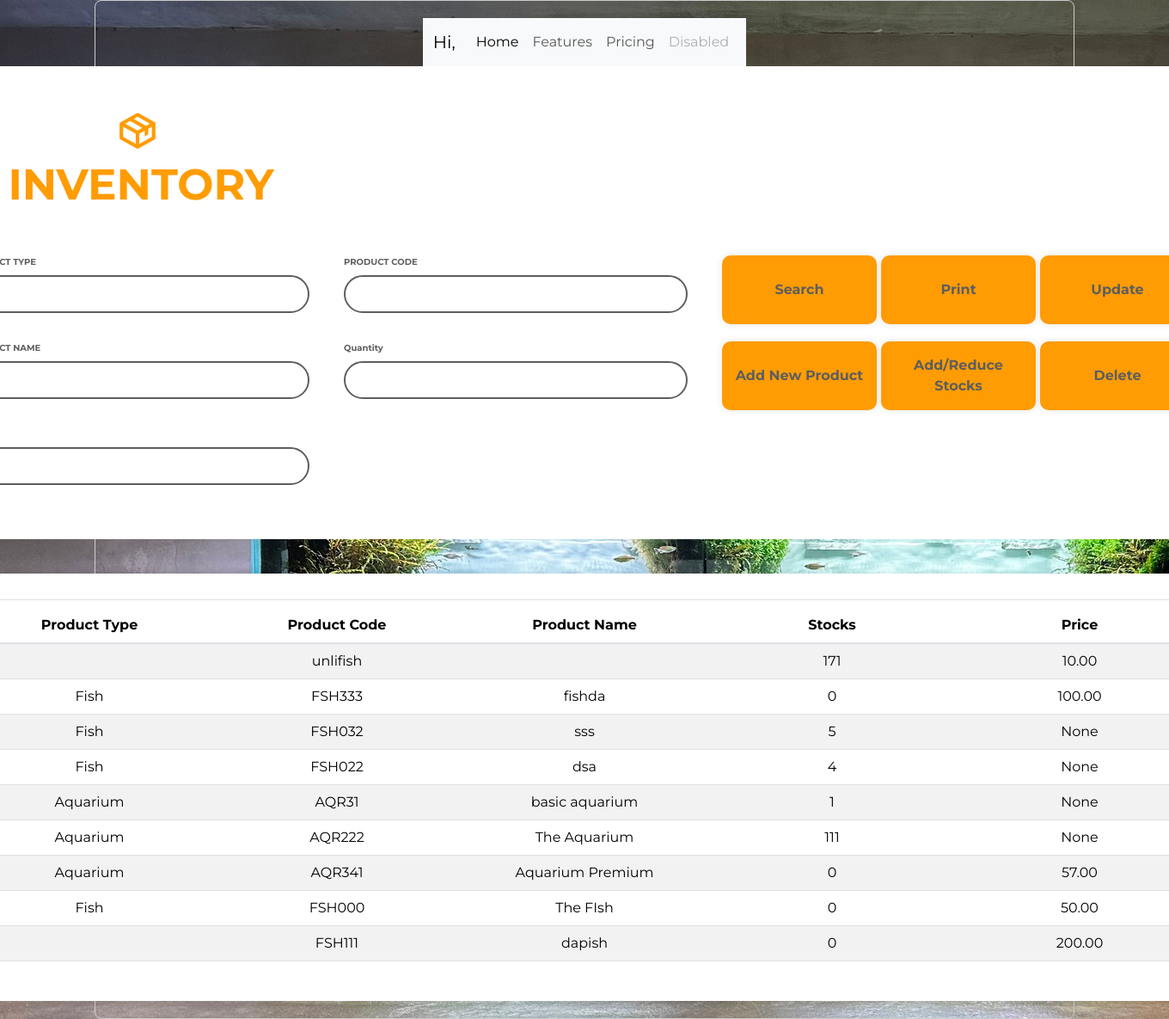
Page /inventory (signed in) on the committed database.
### website/models.py (models this page shows, shortened)
class prodInventory(db.Model):
    ptype = db.Column(db.String(50), nullable=False)
    pcode = db.Column(db.String(50), primary_key=True, nullable=False)
    pname = db.Column(db.String(50), unique=True, nullable=False)
    pstock = db.Column(db.Integer, default=0, nullable=False)
    ptimelog = db.Column(db.DateTime, default=datetime.utcnow, nullable=False)
    puserlog = db.Column(db.String(50), nullable=False)
    pprice = db.Column(db.Numeric(10, 2), default=0)

### website/inventory.py (the view, shortened to what this page needs)
@inventory.route('/inventory', methods=['GET', 'POST'])
@login_required
def add_or_update_product():
    products = prodInventory.query.all()
    return render_template("inventory.html", products=products)

### website/templates/inventory.html (shortened to what this page needs)
<!DOCTYPE html>
<html lang="en">
<head>
    <link rel="stylesheet" href="../static/inventory.css">
    <link href='https://unpkg.com/boxicons@2.1.4/css/boxicons.min.css' rel='stylesheet'>
    <link rel="stylesheet" href="https://stackpath.bootstrapcdn.com/bootstrap/4.4.1/css/bootstrap.min.css"
/>
</head>
<body>
<div class="container">
    {% include 'base.html'%}
    <form method="POST">
        <div class="wrapper">
            <div class="container mb-4" style="border: 0cm;">
                <i class='bx bx-package'></i>
                <a class="a1 ml-2">INVENTORY</a>
            </div>
            <div></div>
            <div></div>
            <div></div>
            <div></div>
            <div class="input-box">
                <label>PRODUCT TYPE</label>
                <input type="text" id="prodType" name="prodType" list="productTypeList"
                oninput="fetchProductNames()">
            </div>
            <div class="input-box">
                <label>PRODUCT CODE</label>
                <input type="text" id="prodCode" name="prodCode" oninput="fetchProductDetailsByCode(this.value)">
            </div>
            <div>
                <button type="btnSearch" class="btn btn-block btnSearch" onclick="searchProducts()">Search</button>
            </div>
            <div>
                <button type="btnPrint" class="btn btn-block btnPrint">Print</button>
            </div>
            <div>
                <button type="btnUpdate" class="btn btn-block btnUpdate" onclick="updateProduct()" oninput="fetchProductDetailsByCode()">Update</button>
            </div>
            <div class="input-box">
                <label>PRODUCT NAME</label>
                <input type="text" id="prodName" name="prodName" oninput="fetchProductDetails(this.value)" list="productNameList">
            </div>
            <div class="input-box">
                <label>Quantity</label>
                <input type="number" id="prodStock" name="prodStock">
            </div>
            <div>
                <button type="btnAddNew" class="btn btn-block btnAddNew">Add New Product</button>
            </div>
            <div>
                <button type="btnAddStock" class="btn btn-block btnAddStock" onclick="AddorReduceStocks()">Add/Reduce Stocks</button>
            </div>
            <div>
                <button type="btnDelete" class="btn btn-block btnDelete" onclick="deleteProduct()">Delete</button>
            </div>
            <div class="input-box">
                <label>Price</label>
                <input type="number" id="prodPrice" name="prodPrice">
            </div>
        </div>
    </form>
    <form method="GET">
        <div class="table-wrapper">
            <div class="table-responsive">
                <table class="table table-striped prodtable">
                    <thead>
                        <tr>
                            <th scope="col">Product Type</th>
                            <th scope="col">Product Code</th>
                            <th scope="col">Product Name</th>
                            <th scope="col">Stocks</th>
                            <th scope="col">Price</th>
                        </tr>
                    </thead>
                    <tbody>
                        {% for product in products %}
                        <tr>
                            <td>{{ product.ptype }}</td>
                            <td>{{ product.pcode }}</td>
                            <td>{{ product.pname }}</td>
                            <td>{{ product.pstock }}</td>
                            <td>{{ product.pprice }}</td>
                        </tr>
                        {% endfor %}
                    </tbody>
                </table>
            </div>
        </div>
    </form>
</div>
</body>
</html>

### website/templates/base.html (shortened to what this page needs)
<!DOCTYPE html>
<html>
    <head>
        <link
        rel="stylesheet"
        href="https://stackpath.bootstrapcdn.com/bootstrap/4.4.1/css/bootstrap.min.css"
    />
    <link
        rel="stylesheet"
        href="https://stackpath.bootstrapcdn.com/font-awesome/4.7.0/css/font-awesome.min.css"
    />
      <link href="https://cdn.jsdelivr.net/npm/bootstrap@5.3.3/dist/css/bootstrap.min.css" rel="stylesheet">
        </head>
    <body>
        <nav class="navbar navbar-expand-lg bg-body-tertiary">
          <div class="container-fluid">
            {% if current_user.is_authenticated %}
              <a class="navbar-brand" href="#">Hi, {{ current_user.username }}</a>
            {% else %}
              <a class="navbar-brand" href="#">Navbar</a>
            {% endif %}
            <div class="collapse navbar-collapse" id="navbarNav">
              <ul class="navbar-nav">
                <li class="nav-item">
                  <a class="nav-link active" aria-current="page" href="#">Home</a>
                </li>
                <li class="nav-item">
                  <a class="nav-link" href="#">Features</a>
                </li>
                <li class="nav-item">
                  <a class="nav-link" href="#">Pricing</a>
                </li>
                <li class="nav-item">
                  <a class="nav-link disabled" aria-disabled="true">Disabled</a>
                </li>
              </ul>
            </div>
          </div>
        </nav>
    </body>
</html>

### website/static/inventory.css (style rules this page uses)
body { font-family: 'Montserrat', sans-serif; }
.a1 { font-family: 'Montserrat', sans-serif; font-weight: 700; font-size: 50px; transform: translateY(0%) }
i.bx-package { right: 20px; top: 10%; transform: translateY(0%); font-size: 50px; cursor: pointer; color: #ff9c03; }
* { margin: 0; padding: 0; box-sizing: border-box; font-family: "Montserrat", sans-serif; }
body { display: flex; justify-content: center; align-items: center; min-height: 100vh; background: url("background1.jpg"); }
.container { display: flex; flex-direction: column; align-items: center; margin: 20px; }
.container { width: 100%; max-width: 800px; margin: 0 auto; padding: 20px; border: 1px solid #ccc; border-radius: 8px; }
.table { width: 100%; table-layout: fixed; }
.wrapper { display: grid; grid-template-columns: 400px 400px 145px 145px 145px; grid-template-rows: 150px 60px 60px 100px; gap: 40px; background: #FFFFFF; color: #ff9c03; border-radius: 10px; padding: 30px; width: 1500px; margin-bottom: 20px; }
.wrapper .btn { width: 180px; height: 80px; background: #ff9c03; border: none; outline: none; border-radius: 10px; box-shadow: 0 0 10px rgba(0, 0, 0, 0.1); cursor: pointer; font-size: 16px; color: #5e5e5e; font-weight: 700; margin-top: 0px; margin-bottom: 50px; }
.input-box { position: relative; width: 100%; height: 30px; }
.input-box label { display: block; font-size: 10px; margin-bottom: 8px; font-weight: 700; color: #5e5e5e; }
.input-box input { width: 100%; height: 100%; background: transparent; border: none; outline: none; border: 2px solid #5e5e5e; border-radius: 40px; font-size: 14px; color: #5e5e5e; padding: 20px; padding-right: 40px; }
.table-wrapper { grid-template-columns: 1fr; grid-template-rows: auto; width: 100%; width: 1500px; background: #FFFFFF; color: #333; border-radius: 10px; padding: 30px; box-shadow: 0 0 10px rgba(0, 0, 0, 0.1); margin-top: 20px; }
.prodtable { width: 1500px; }
.prodtable th, .prodtable td { text-align: center; color:#5e5e5e; }
.prodtable th { background-color: #f8f9fa; height: 50px; color:#ff9c03; }
.table-responsive { overflow-x: auto; }

### rows in the picture
prodInventory: pcode "unlifish", pstock "171", pprice "10.00"
prodInventory: ptype "Fish", pcode "FSH333", pname "fishda", pstock "0", pprice "100.00"
prodInventory: ptype "Fish", pcode "FSH032", pname "sss", pstock "5", pprice "None"
prodInventory: ptype "Fish", pcode "FSH022", pname "dsa", pstock "4", pprice "None"
prodInventory: ptype "Aquarium", pcode "AQR31", pname "basic aquarium", pstock "1", pprice "None"
prodInventory: ptype "Aquarium", pcode "AQR222", pname "The Aquarium", pstock "111", pprice "None"
prodInventory: ptype "Aquarium", pcode "AQR341", pname "Aquarium Premium", pstock "0", pprice "57.00"
prodInventory: ptype "Fish", pcode "FSH000", pname "The FIsh", pstock "0", pprice "50.00"
prodInventory: pcode "FSH111", pname "dapish", pstock "0", pprice "200.00"
